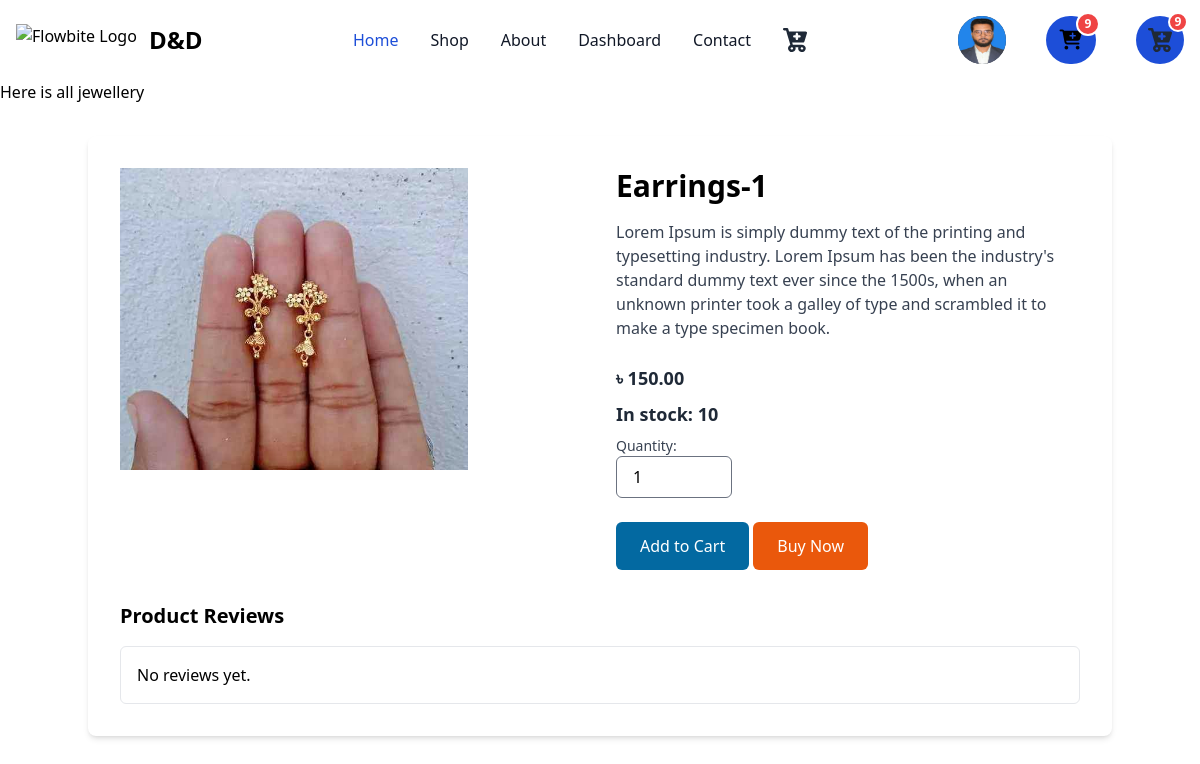
The page /store/bedsheet_details/1 (signed in) on the database its author committed.
### accounts/models.py (models this page shows)
class CustomUser(AbstractUser):
    email = models.EmailField(max_length=100, unique=True)
    phone_number = models.CharField(max_length=15, blank=True, null=True)
    address = models.CharField(max_length=255, blank=True, null=True)
    profile_image = models.ImageField(upload_to='profile_images/', blank=True, null=True)
    gender = models.CharField(max_length=10, choices=GENDER_CHOICES, blank=True, null=True)
    USERNAME_FIELD = 'email'
    REQUIRED_FIELDS = ['username']

### store/models.py (models this page shows, shortened)
class Products(models.Model):
    category = models.ForeignKey(Category, on_delete=models.CASCADE, default="")
    subcategory = models.ForeignKey(Subcategory, on_delete=models.CASCADE, null=True, blank=True, default="")
    name = models.CharField(max_length=50)
    price = models.DecimalField(max_digits=9, decimal_places=2, default=0)
    description = models.CharField(max_length=350, default='', blank=True, null=True)
    image = models.ImageField(upload_to='uploads/product/')
    is_stock = models.BooleanField(default=True)
    stock_amount = models.IntegerField(default=1)
    ratings = models.IntegerField(default=0, validators=[MaxValueValidator(5), MinValueValidator(0)])
    created_date = models.DateTimeField(default=timezone.now, editable=False)
    modified_date = models.DateTimeField(auto_now=True)

### store/views.py (the view)
# urls.py: path('bedsheet_details/<int:product_id>', bedsheet_details_view, name='bedsheet_details'),
def bedsheet_details_view(request, product_id):
    product = Products.objects.get(id=product_id)
    return render(request, 'bedsheet/details.html', {'product': product})

### cart/context_processors.py (called while the page is built)
def counter(request):
    cart_count = 0
    if 'admin' in request.path:
        return {}
    else:
        try:
            cart = Cart.objects.filter(cart_id=_cart_id(request))
            if request.user.is_authenticated:
                cart_items = CartItem.objects.all().filter(user=request.user)
            else:
                cart_items = CartItem.objects.all().filter(cart=cart[:1])
            for cart_item in cart_items:
                cart_count += cart_item.quantity
        except Cart.DoesNotExist:
            cart_count = 0
    return dict(cart_count=cart_count)

### cart/views.py (called while the page is built)
def _cart_id(request):
    cart = request.session.session_key
    if not cart:
        cart = request.session.create()
    return cart

### store/templates/bedsheet/details.html (shortened to what this page needs)
{% extends 'base.html' %}
{% block content %}
<h1>Here is all jewellery</h1>
    <div class="container mx-auto mt-8 p-8 bg-white rounded-lg shadow-md">
        <div class="grid grid-cols-1 md:grid-cols-2 gap-8">
            <div class="overflow-hidden">
                <img src="{{ product.image.url }}" alt="{{ product.name }}" class="w-9/12 h-3/4 object-cover">
            </div>
            <div>
                <h1 class="text-3xl font-semibold mb-4">{{ product.name }}</h1>
                <p class="text-gray-700 mb-6">{{ product.description }}</p>
                <p class="text-lg text-gray-800 font-bold mb-2"><strong>&#2547;</strong> {{ product.price }}</p>
                <p class="text-lg text-gray-800 font-bold mb-2">In stock: {{product.stock_amount}}</p>
                <div class="mb-6">
                    <label for="quantity" class="block text-sm font-medium text-gray-700">Quantity:</label>
                    <input type="number"  name="quantity" class="w-1/4 px-4 py-2 border rounded-md"
                        value="1">
                </div>
                <button class="bg-sky-700 text-white px-6 py-3 rounded-md hover:bg-sky-800">Add to Cart</button>
                <button class="bg-orange-600 text-white px-6 py-3 rounded-md hover:bg-red-600">Buy Now</button>
            </div>
        </div>
        <div class="mt-8">
            <h2 class="text-xl font-semibold mb-4">Product Reviews</h2>
            <div class="border rounded-md p-4">
                <p>No reviews yet.</p>
            </div>
        </div>
    </div>
{% endblock %}

### templates/base.html (shortened to what this page needs)
<!DOCTYPE html>
<html lang="en" data-theme="fantasy">
<head>
    <link href="https://cdnjs.cloudflare.com/ajax/libs/flowbite/2.0.0/flowbite.min.css" rel="stylesheet"/>
    <script src="https://cdn.tailwindcss.com"></script>
</head>
<body>
<nav class="bg-white border-gray-200 dark:bg-gray-900">
    <div class="max-w-screen-xl flex flex-wrap items-center justify-between mx-auto p-4">
        <a href="{% url 'home' %}" class="flex items-center">
            <img src="https://flowbite.com/docs/images/logo.svg" class="h-8 mr-3" alt="Flowbite Logo"/>
            <span class="self-center text-2xl font-semibold whitespace-nowrap dark:text-white">D&D</span>
        </a>
        <div class="flex items-center md:order-2">
            <button type="button"
                    class="flex mr-3 text-sm bg-gray-800 rounded-full md:mr-0 focus:ring-4 focus:ring-gray-300 dark:focus:ring-gray-600"
                    id="user-menu-button" aria-expanded="false" data-dropdown-toggle="user-dropdown"
                    data-dropdown-placement="bottom">
                {% if user.profile_image %}
                <img class="w-12 h-12 rounded-full" src="{{ user.profile_image.url }}" alt="user photo">
                {% else %}
                <i class="fa-solid fa-user-tie text-xl pt-1 w-8 h-8 rounded-full" style="color: #f7f7f7;"></i>
                {% endif %}
            </button>
            <a href="{% url 'cart' %}" class="relative inline-flex items-center ml-10">
                <button type="button" class="p-2 rounded-full bg-blue-700 hover:bg-blue-800 focus:ring-4 focus:outline-none focus:ring-blue-300 dark:bg-white dark:hover:bg-blue-700 dark:focus:ring-blue-800 dark:hover:text-white">
                    <i class="fa-solid fa-cart-plus text-xl p-1.5 "></i>
                    {% if cart_count > 9 %}
                    <div class="absolute top-0 right-0 -mt-1 -mr-1 flex items-center justify-center w-6 h-6 text-xs font-bold text-white bg-red-500 border-2 border-white rounded-full dark:border-gray-900">9+</div>
                    {% else %}
                    <div class="absolute top-0 right-0 -mt-1 -mr-1 flex items-center justify-center w-6 h-6 text-xs font-bold text-white bg-red-500 border-2 border-white rounded-full dark:border-gray-900">{{ cart_count }}</div>
                    {% endif %}
                </button>
            </a>
            <a href="{% url 'cart' %}" class="relative inline-flex items-center ml-10">
                <button type="button" class="p-2 rounded-full bg-blue-700 hover:bg-blue-800 focus:ring-4 focus:outline-none focus:ring-blue-300 dark:bg-gray-600 dark:hover:bg-blue-700 dark:focus:ring-blue-800 dark:hover:text-white">
                    {% if cart_count > 9 %}
                    <div class="absolute top-0 right-0 -mt-1 -mr-1 flex items-center justify-center w-5 h-5 text-xs font-bold text-white bg-red-500 border-2 border-white rounded-full dark:border-gray-900">9+</div>
                    {% else %}
                    <div class="absolute top-0 right-0 -mt-1 -mr-1 flex items-center justify-center w-5 h-5 text-xs font-bold text-white bg-red-500 border-2 border-white rounded-full dark:border-gray-900">{{ cart_count }}</div>
                    {% endif %}
                </button>
            </a>
        </div>
        <ul class="flex flex-col font-medium p-4 md:p-0 mt-4 border border-gray-100 rounded-lg bg-gray-50 md:flex-row md:space-x-8 md:mt-0 md:border-0 md:bg-white dark:bg-gray-800 md:dark:bg-gray-900 dark:border-gray-700">
            <li>
                <a href="{% url 'home' %}"
                   class="block py-2 pl-3 pr-4 text-white bg-blue-700 rounded md:bg-transparent md:text-blue-700 md:p-0 md:dark:text-blue-500"
                   aria-current="page">Home</a>
            </li>
            <li>
                <a href="#"
                   class="block py-2 pl-3 pr-4 text-gray-900 rounded hover:bg-gray-100 md:hover:bg-transparent md:hover:text-blue-700 md:p-0 dark:text-white md:dark:hover:text-blue-500 dark:hover:bg-gray-700 dark:hover:text-white md:dark:hover:bg-transparent dark:border-gray-700">Shop</a>
            </li>
            <li>
                <a href="#"
                   class="block py-2 pl-3 pr-4 text-gray-900 rounded hover:bg-gray-100 md:hover:bg-transparent md:hover:text-blue-700 md:p-0 dark:text-white md:dark:hover:text-blue-500 dark:hover:bg-gray-700 dark:hover:text-white md:dark:hover:bg-transparent dark:border-gray-700">About</a>
            </li>
            {% if request.user.is_authenticated %}
            <li>
                <a href="{% url 'dashboard' %}"
                   class="block py-2 pl-3 pr-4 text-gray-900 rounded hover:bg-gray-100 md:hover:bg-transparent md:hover:text-blue-700 md:p-0 dark:text-white md:dark:hover:text-blue-500 dark:hover:bg-gray-700 dark:hover:text-white md:dark:hover:bg-transparent dark:border-gray-700">Dashboard</a>
            </li>
            {% endif %}
            <li>
                <a href=""
                   class="block py-2 pl-3 pr-4 text-gray-900 rounded hover:bg-gray-100 md:hover:bg-transparent md:hover:text-blue-700 md:p-0 dark:text-white md:dark:hover:text-blue-500 dark:hover:bg-gray-700 dark:hover:text-white md:dark:hover:bg-transparent dark:border-gray-700">Contact</a>
            </li>
        </ul>
    </div>
</nav>
{% block content %}
{% endblock content %}
</body>
</html>

### rows shown on the page
CustomUser: profile_image (picture)
Products: image (picture), name "Earrings-1", description "Lorem Ipsum is simply dummy text of the printing and typesetting industry. Lorem Ipsum has been the industry's standard dummy text ever since the 1500s, when an unknown printer took a galley of type and scrambled it to make a type specimen book.", price "150.00", stock_amount "10"

### other values the page prints
{{ cart_count }} "9"
